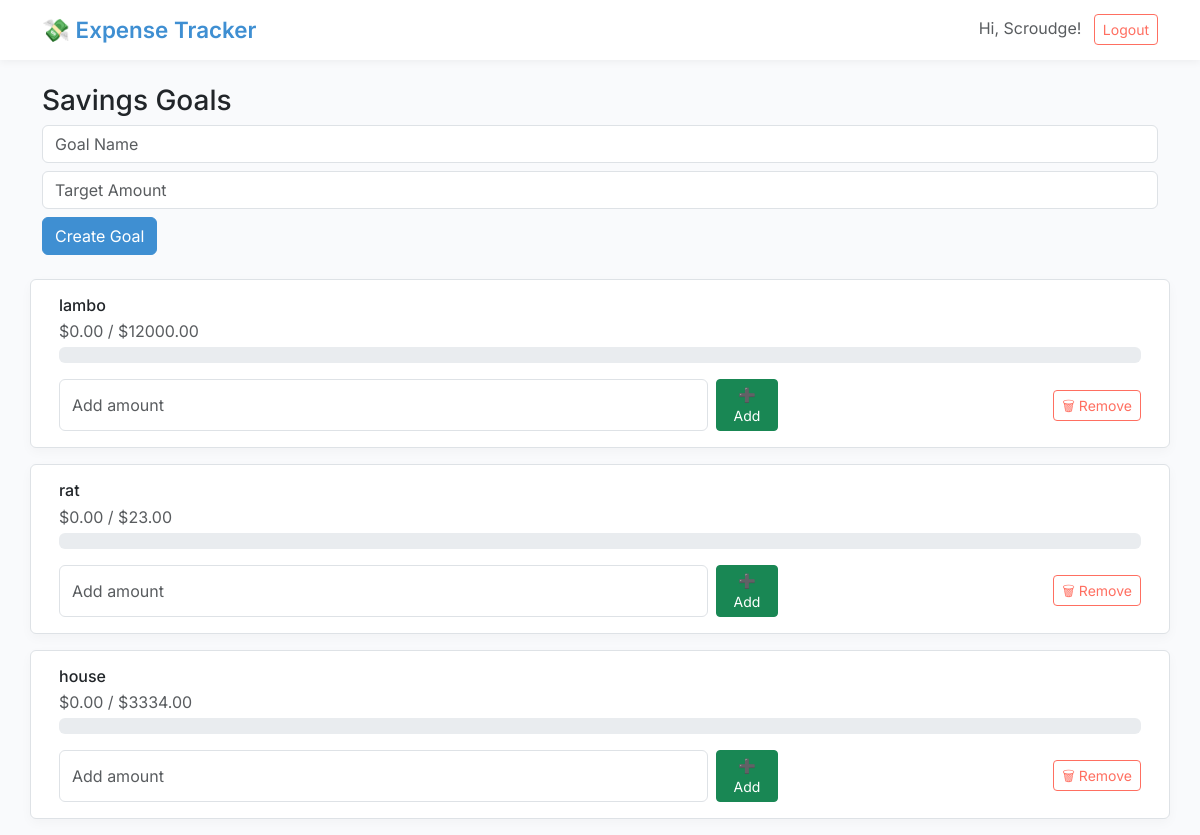
The page /goals (signed in) on the database as committed earlier.
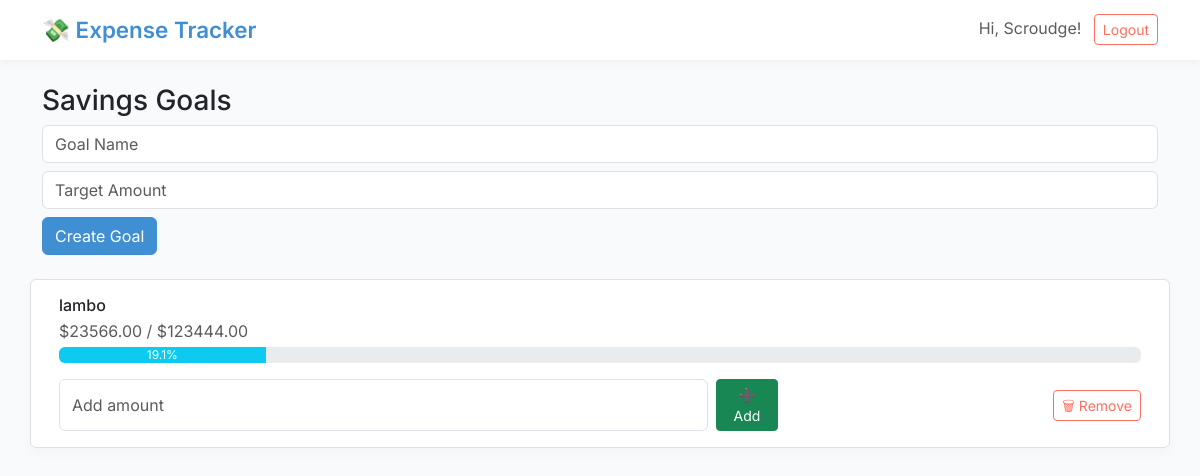
The same page on the database as committed later.
### app.py (models this page shows)
class SavingGoal(db.Model):
    id = db.Column(db.Integer, primary_key=True)
    name = db.Column(db.String(100), nullable=False)
    target_amount = db.Column(db.Float, nullable=False)
    saved_amount = db.Column(db.Float, default=0.0)
    user_id = db.Column(db.Integer, db.ForeignKey('user.id'), nullable=False)

### app.py (the view, shortened to what this page needs)
@app.route('/goals', methods=['GET', 'POST'])
@login_required
def goals():
    goals = SavingGoal.query.filter_by(user_id=current_user.id).all()
    return render_template('goals.html', goals=goals)

### app.py (called while the page is built)
@login_manager.user_loader
def load_user(user_id):
    return User.query.get(int(user_id))

### templates/goals.html
{% extends "base.html" %}
{% block content %}
<h3>Savings Goals</h3>
<form method="POST" class="mb-4">
    <input type="text" name="name" placeholder="Goal Name" class="form-control mb-2" required>
    <input type="number" name="target" step="0.01" placeholder="Target Amount" class="form-control mb-2" required>
    <button type="submit" class="btn btn-primary">Create Goal</button>
</form>
{% for goal in goals %}
<div class="row align-items-center mb-3 p-3 border rounded">
    <div class="col">
        <h6 class="mb-1">{{ goal.name }}</h6>
        <p class="mb-1 text-muted">${{ '%.2f' | format(goal.saved_amount) }} / ${{ '%.2f' | format(goal.target_amount)
            }}</p>
        <div class="progress mb-3" style="height: 16px;">
            <div class="progress-bar bg-info"
                style="width: {{ (goal.saved_amount / goal.target_amount * 100) | round(1) }}%;">
                {{ (goal.saved_amount / goal.target_amount * 100) | round(1) }}%
            </div>
        </div>
        <div class="row g-2 align-items-center">
            <div class="col-md-8">
                <form method="POST" action="{{ url_for('add_saving', goal_id=goal.id) }}" class="d-flex">
                    <input type="number" name="amount" step="0.01" class="form-control me-2" placeholder="Add amount"
                        required>
                    <button type="submit" class="btn btn-sm btn-success">➕ Add</button>
                </form>
            </div>
            <div class="col-md-4 text-end">
                <form method="POST" action="{{ url_for('delete_goal', goal_id=goal.id) }}">
                    <button type="submit" class="btn btn-sm btn-outline-danger">🗑 Remove</button>
                </form>
            </div>
        </div>
    </div>
</div>
{% else %}
<p>No goals yet.</p>
{% endfor %}
{% endblock %}

Rows that differ between the two databases and show on the page:
removed SavingGoal: name "rat", saved_amount "0.00", target_amount "23.00"
removed SavingGoal: name "house", saved_amount "0.00", target_amount "3334.00"
changed SavingGoal "lambo": saved_amount "0.00" → "23566.00"; target_amount "12000.00" → "123444.00"; (goal.saved_amount/goal.target_amount*100)|round(1) (not shown) → "19.1"
